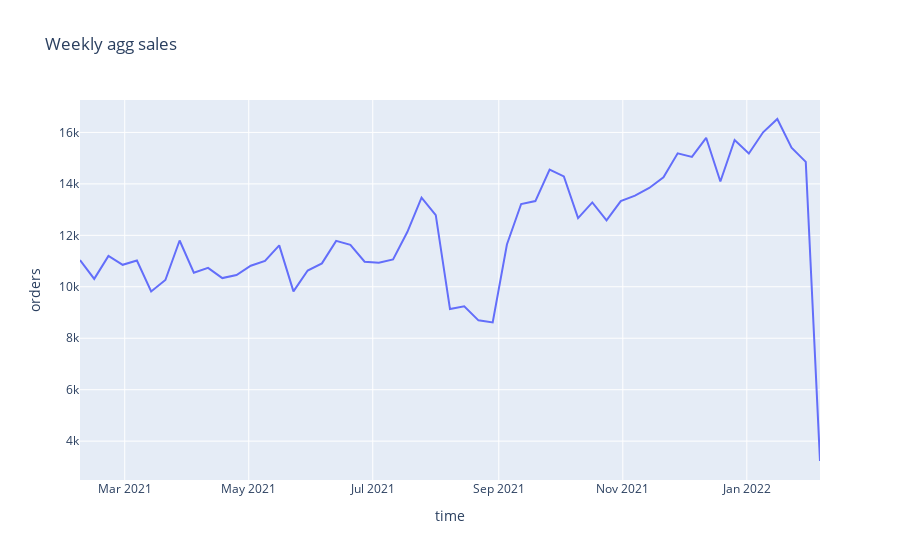

Notebook code cell kept with this figure:
### Markdown cell above
We can see 5 major spikes at the daily level:
- March 26 (Kings League final game hosted in Barcelona)
- July 23 (Opening ceremony of the Tokyo Olympics)
- September 24 (the Festival of Merce)
- November 7 (unclear)
- December 5 (unclear)

### Code cell
weekly = data.resample('W', on='time').sum(numeric_only=True).copy()

px.line(weekly, x=weekly.index, y='orders', title='Weekly agg sales')

### Figure 1 — Plotly figure (JSON) as saved in the notebook; plotly's stock layout.template omitted (floating-point values rounded to 4 significant figures)
{"data": [{"hovertemplate": "time=%{x}<br>orders=%{y}<extra></extra>", "legendgroup": "", "line": {"color": "#636efa", "dash": "solid"}, "marker": {"symbol": "circle"}, "mode": "lines", "name": "", "orientation": "v", "showlegend": false, "type": "scatter", "x": ["2021-02-07T00:00:00", "2021-02-14T00:00:00", "2021-02-21T00:00:00", "2021-02-28T00:00:00", "2021-03-07T00:00:00", "2021-03-14T00:00:00", "2021-03-21T00:00:00", "2021-03-28T00:00:00", "2021-04-04T00:00:00", "2021-04-11T00:00:00", "2021-04-18T00:00:00", "2021-04-25T00:00:00", "2021-05-02T00:00:00", "2021-05-09T00:00:00", "2021-05-16T00:00:00", "2021-05-23T00:00:00", "2021-05-30T00:00:00", "2021-06-06T00:00:00", "2021-06-13T00:00:00", "2021-06-20T00:00:00", "2021-06-27T00:00:00", "2021-07-04T00:00:00", "2021-07-11T00:00:00", "2021-07-18T00:00:00", "2021-07-25T00:00:00", "2021-08-01T00:00:00", "2021-08-08T00:00:00", "2021-08-15T00:00:00", "2021-08-22T00:00:00", "2021-08-29T00:00:00", "2021-09-05T00:00:00", "2021-09-12T00:00:00", "2021-09-19T00:00:00", "2021-09-26T00:00:00", "2021-10-03T00:00:00", "2021-10-10T00:00:00", "2021-10-17T00:00:00", "2021-10-24T00:00:00", "2021-10-31T00:00:00", "2021-11-07T00:00:00", "2021-11-14T00:00:00", "2021-11-21T00:00:00", "2021-11-28T00:00:00", "2021-12-05T00:00:00", "2021-12-12T00:00:00", "2021-12-19T00:00:00", "2021-12-26T00:00:00", "2022-01-02T00:00:00", "2022-01-09T00:00:00", "2022-01-16T00:00:00", "2022-01-23T00:00:00", "2022-01-30T00:00:00", "2022-02-06T00:00:00"], "xaxis": "x", "y": [11042, 10307, 11199, 10854, 11022, 9820, 10265, 11800, 10547, 10737, 10339, 10456, 10817, 11007, 11611, 9822, 10632, 10910, 11785, 11628, 10976, 10932, 11063, 12127, 13465, 12780.0, 9135, 9243.0, 8695.0, 8614.0, 11640.0, 13218, 13331, 14555, 14290, 12668, 13279, 12583, 13332, 13541, 13841, 14256, 15189, 15050, 15791, 14091, 15704, 15179, 16005, 16522, 15407, 14854, 3228], "yaxis": "y"}], "layout": {"legend": {"tracegroupgap": 0}, "title": {"text": "Weekly agg sales"}, "xaxis": {"anchor": "y", "domain": [0, 1], "title": {"text": "time"}}, "yaxis": {"anchor": "x", "domain": [0, 1], "title": {"text": "orders"}}}}
